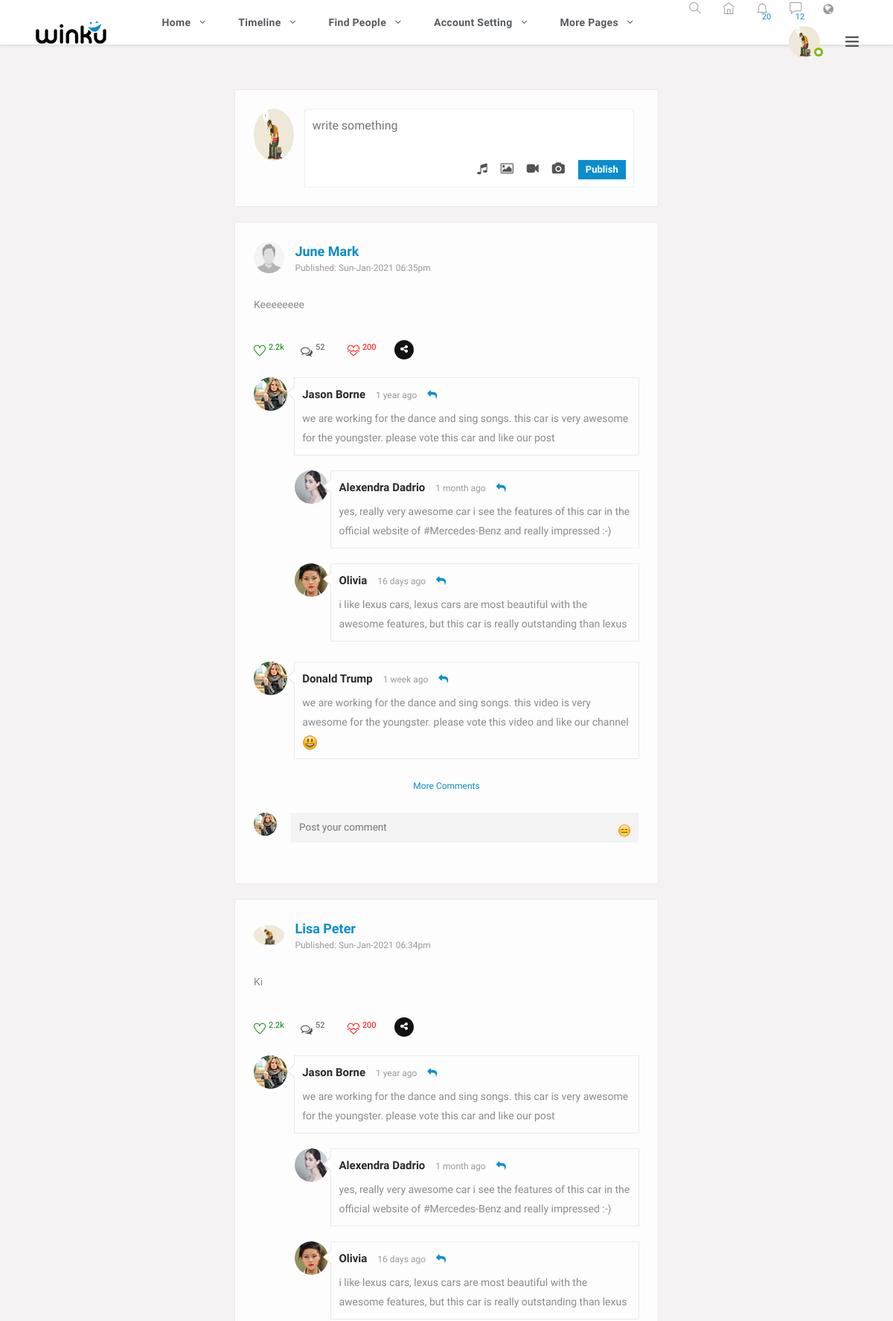
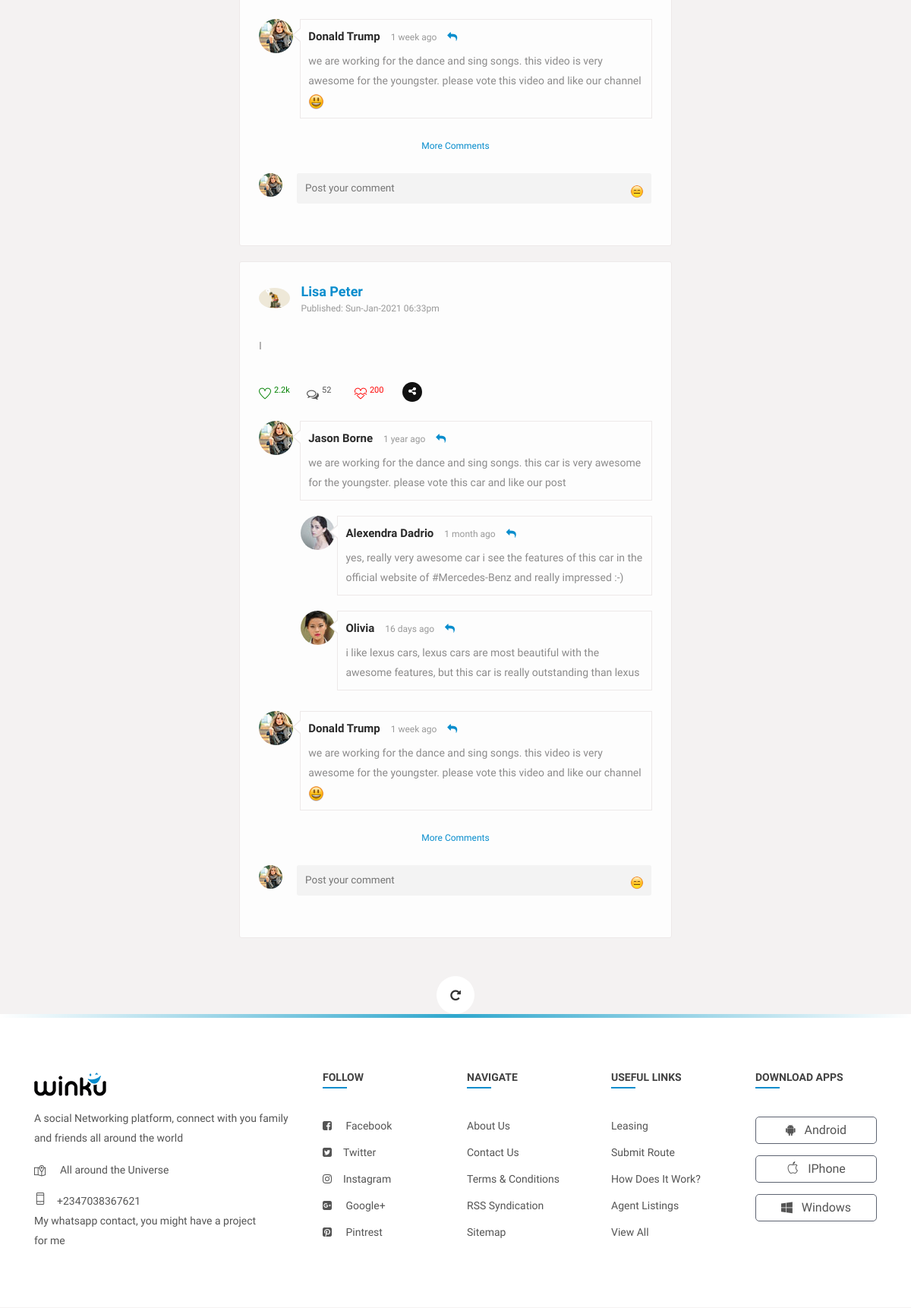
The page / (signed in, upper part) on the database its author committed (2 pictures, top to bottom).
### tables this page shows
CREATE TABLE `users` (
  `id` int(11) NOT NULL,
  `name` varchar(50) NOT NULL,
  `password` varchar(50) NOT NULL,
  `email` varchar(50) NOT NULL,
  `username` varchar(50) NOT NULL,
  `phone` varchar(50) NOT NULL,
  `dob` varchar(50) NOT NULL,
  `gender` varchar(50) NOT NULL,
  `city` varchar(50) NOT NULL,
  `country` varchar(50) NOT NULL,
  `about_me` text NOT NULL,
  `date_created` varchar(50) NOT NULL,
  `profile_pic` varchar(50) NOT NULL,
  `cover_pic` varchar(50) NOT NULL
);

CREATE TABLE `posts` (
  `id` int(11) NOT NULL,
  `userId` int(11) NOT NULL,
  `content` text NOT NULL,
  `image` varchar(50) NOT NULL,
  `video` varchar(50) NOT NULL,
  `date_posted` varchar(50) NOT NULL
);

### index.php (the view, shortened to what this page needs)
<?php
include 'header.php';
?>
	<section>
		<div class="gap gray-bg">
			<div class="container-fluid">
				<div class="row">
					<div class="col-lg-12">
						<div class="row" id="page-contents">
							<div class="col-lg-3">
								<aside class="sidebar static">
								</aside>
							</div>
							<div class="col-lg-6">
								<div class="central-meta">
									<div class="new-postbox">
										<figure>
											<img style="width: 70px; height: 70px" src="<?php echo base_url ?>uploads/displaypics/<?php echo $profile_pic ?>" alt="">
										</figure>
										<div class="newpst-input">
											<form method="POST" enctype="multipart/form-data">
													<textarea rows="2" id="content" name="content" placeholder="write something"></textarea>
													<div class="attachments">
														<ul>
															<li>
																<i class="fa fa-music"></i>
															</li>
															<li>
																<i class="fa fa-image"></i>
															</li>
															<li>
																<i class="fa fa-video-camera"></i>
															</li>
															<li>
																<i class="fa fa-camera"></i>
															</li>
															<li>
																<button id="postbtn" name="publish" type="submit">Publish</button>
															</li>
														</ul>
													</div>
												</form>
										</div>
									</div>
								</div>
								<div class="loadMore">
<?php
$select = mysqli_query($con, "SELECT * FROM posts INNER JOIN users ON posts.userId = users.id ORDER BY date_posted DESC ");
	if (mysqli_num_rows($select) > 0) {
		while ($row = mysqli_fetch_assoc($select)) {
			$content = ucfirst($row['content']);
			$date = $row['date_posted'];
			$dp =  $row['profile_pic'];
			$name = $row['name'];
 ?>
								<div class="central-meta item">
										<div class="user-post">
											<div class="friend-info">
												<figure>
													<img  src=" <?php echo base_url ?>uploads/displaypics/<?php echo $dp ?>" alt="">
												</figure>
												<div class="friend-name">
													<ins><a href="" title=""><?php echo $name; ?></a></ins>
													<span>published: <?php echo $date ?></span>
												</div>
												<div class="post-meta">
													<div class="description">
														<p>
															<?php echo $content ?>
														</p>
													</div>
													<div class="we-video-info">
														<ul>
															<li>
																<span class="like" data-toggle="tooltip" title="like">
																	<i class="ti-heart"></i>
																	<ins>2.2k</ins>
																</span>
															</li>
															<li>
																<span class="comment" data-toggle="tooltip" title="Comments">
																	<i class="fa fa-comments-o"></i>
																	<ins>52</ins>
																</span>
															</li>
															<li>
																<span class="dislike" data-toggle="tooltip" title="dislike">
																	<i class="ti-heart-broken"></i>
																	<ins>200</ins>
																</span>
															</li>
															<li class="social-media">
																<div class="menu">
																  <div class="btn trigger"><i class="fa fa-share-alt"></i></div>
																  <div class="rotater">
																  </div>
																  <div class="rotater">
																  </div>
																  <div class="rotater">
																  </div>
																  <div class="rotater">
																  </div>
																  <div class="rotater">
																  </div>
																  <div class="rotater">
																  </div>
																	<div class="rotater">
																  </div>
																  <div class="rotater">
																  </div>
																</div>
															</li>
														</ul>
													</div>
												</div>
											</div>
											<div class="coment-area">
												<ul class="we-comet">
													<li>
														<div class="comet-avatar">
															<img src="images/resources/comet-1.jpg" alt="">
														</div>
														<div class="we-comment">
															<div class="coment-head">
																<h5><a href="time-line.html" title="">Jason borne</a></h5>
																<span>1 year ago</span>
																<a class="we-reply" href="#" title="Reply"><i class="fa fa-reply"></i></a>
															</div>
															<p>we are working for the dance and sing songs. this car is very awesome for the youngster. please vote this car and like our post</p>
														</div>
														<ul>
															<li>
																<div class="comet-avatar">
																	<img src="images/resources/comet-2.jpg" alt="">
																</div>
																<div class="we-comment">
																	<div class="coment-head">
																		<h5><a href="time-line.html" title="">alexendra dadrio</a></h5>
																		<span>1 month ago</span>
																		<a class="we-reply" href="#" title="Reply"><i class="fa fa-reply"></i></a>
																	</div>
																	<p>yes, really very awesome car i see the features of this car in the official website of <a href="#" title="">#Mercedes-Benz</a> and really impressed :-)</p>
																</div>
															</li>
															<li>
																<div class="comet-avatar">
																	<img src="images/resources/comet-3.jpg" alt="">
																</div>
																<div class="we-comment">
																	<div class="coment-head">
																		<h5><a href="time-line.html" title="">Olivia</a></h5>
																		<span>16 days ago</span>
																		<a class="we-reply" href="#" title="Reply"><i class="fa fa-reply"></i></a>
																	</div>
																	<p>i like lexus cars, lexus cars are most beautiful with the awesome features, but this car is really outstanding than lexus</p>
																</div>
															</li>
														</ul>
													</li>
													<li>
														<div class="comet-avatar">
															<img src="images/resources/comet-1.jpg" alt="">
														</div>
														<div class="we-comment">
															<div class="coment-head">
																<h5><a href="time-line.html" title="">Donald Trump</a></h5>
																<span>1 week ago</span>
																<a class="we-reply" href="#" title="Reply"><i class="fa fa-reply"></i></a>
															</div>
															<p>we are working for the dance and sing songs. this video is very awesome for the youngster. please vote this video and like our channel
																<i class="em em-smiley"></i>
															</p>
														</div>
													</li>
													<li>
														<a href="#" title="" class="showmore underline">more comments</a>
													</li>
													<li class="post-comment">
														<div class="comet-avatar">
															<img src="images/resources/comet-1.jpg" alt="">
														</div>
														<div class="post-comt-box">
															<form method="post">
																<textarea placeholder="Post your comment"></textarea>
																<div class="add-smiles">
																	<span class="em em-expressionless" title="add icon"></span>
																</div>
																<button type="submit"></button>
															</form>
														</div>
													</li>
												</ul>
											</div>
										</div>
									</div>
<?php   		}
}else{
	echo "no post yet";
}
?>
							</div>
						</div>
<?php
include 'footer.php';
?>

### header.php (shortened to what this page needs)
<?php
include 'connection.php';
$userId = $_SESSION['uid'];
$query = "SELECT * FROM users WHERE id = '$userId' ";
$sql = mysqli_query($con, $query);
$result = mysqli_fetch_assoc($sql);
$profile_pic = $result['profile_pic'];
?>
<!DOCTYPE html>
<html lang="en">
<head>
    <link rel="stylesheet" href="<?php echo base_url ?>css/custom.css">
    <link rel="stylesheet" href="<?php echo base_url ?>css/main.min.css">
    <link rel="stylesheet" href="<?php echo base_url ?>css/style.css">
    <link rel="stylesheet" href="<?php echo base_url ?>css/color.css">
    <link rel="stylesheet" href="<?php echo base_url ?>css/responsive.css">
</head>
<body>
<div class="theme-layout">
        <div class="topbar stick">
        <div class="logo">
            <a title="" href="<?php echo base_url ?>"><img src="images/logo.png" alt=""></a>
        </div>
        <div class="top-area">
            <ul class="main-menu">
                <li>
                    <a href="<?php echo base_url ?>" title="">Home</a>
                </li>
                <li>
                    <a href="<?php echo base_url ?>timeline/" title="">timeline</a>
                </li>
                <li>
                    <a href="<?php echo base_url ?>findPeople/" title="">Find People</a>
                </li>
                <li>
                    <a href="edit-account-setting.html" title="">Account Setting</a>
                </li>
                <li>
                    <a href="#" title="">more pages</a>
                </li>
            </ul>
            <ul class="setting-area">
                <li>
                    <a href="#" title="Home" data-ripple=""><i class="ti-search"></i></a>
                </li>
                <li><a href="<?php echo base_url ?>" title="Home" data-ripple=""><i class="ti-home"></i></a></li>
                <li>
                    <a href="#" title="Notification" data-ripple="">
                        <i class="ti-bell"></i><span>20</span>
                    </a>
                </li>
                <li>
                    <a href="#" title="Messages" data-ripple=""><i class="ti-comment"></i><span>12</span></a>
                </li>
                <li><a href="#" title="Languages" data-ripple=""><i class="fa fa-globe"></i></a>
                </li>
            </ul>
            <div class="user-img">
                <img style="width: 60px; height: 60px" src="<?php echo base_url ?>uploads/displaypics/<?php echo $profile_pic ?>" alt="">
                <span class="status f-online"></span>
            </div>
            <span class="ti-menu main-menu" data-ripple=""></span>
        </div>
    </div>

### css/color.css (style rules this page uses)
.product-carousel .owl-nav .owl-prev::before, .product-carousel .owl-nav .owl-next::before, .product-caro .owl-prev:hover:before, .product-caro .owl-next:hover:before, .log-reg-area form .forgot-pwd, .log-reg-area form .already-have, .log-reg-area > p a, .top-area > ul > li > a > span, .timeline-info > ul li a.active, .timeline-info > ul li a:hover, .dropdowns > a.more-mesg, .activity-meta > h6 a, .activity-meta > span a:hover, .friend-name > ins, .description > p a, .we-reply, .sidebar .widget li:hover > a, .sidebar .widget li:hover > i, .friend-meta > a, .user-setting > a:hover, .we-comet li a.showmore, .twiter-feed > li p a, .tutor-links > li i, .tutor-links > li:hover, .pepl-info > span, .page-meta > a, .frnds .nav-tabs .nav-item a.active, .f-title i, #work > div a, .basics > li i, .education > li i, .groups > span i, a.forgot-pwd, .friend-meta > h4 a:hover, .x_title > h2, .post-meta .detail > span, .add-btn > a:hover, .top-area > ul.main-menu > li > ul li a:hover, .dropdowns.active > a i, .user-setting > a i, .form-group input.form-file ~ .control-label, .form-group input.has-value ~ .control-label, .form-group input:focus ~ .control-label, .form-group input:valid ~ .control-label, .form-group select ~ .control-label, .form-group textarea.form-file ~ .control-label, .form-group textarea.has-value ~ .control-label, .form-group textarea:focus ~ .control-label, .form-group textarea:valid ~ .control-label, .flaged > h3, .invition .friend-meta a.invite:hover, .more-optns > ul li:hover, .post-title > h4 a:hover, .post-title .p-date a:hover, .l-post .l-post-meta > h4 a:hover, .read:hover, blockquote, .tags > a:hover, .comment-titles > span, .help-list > ul li a:hover i, .carrer-title > h2 > span, .carrer-title > span a, .open-position > h4 a:hover, .option-set.icon-style > li > a.selected, .category-box > i, .getquot-baner > a, .branches-box > ul li i, .help-topic-result > h2 a:hover, .product-name > h5 a:hover, .full-postmeta .shopnow, .prices.style2 ins span, .single-btn > li > a.active, .total-box > ul > li.final-total, .logout-meta > p a, .forum-list table tbody tr td i, .forum-list table tbody tr td a, .widget ul.recent-topics > li > i, .date-n-reply > a, .topic-data > span, .help-list > ul li a:hover, .employer-info h2, .job-detail > ul li i, .company-intro > a { color: #088dcd; }
#nprogress .bar, .timeline-info > ul li a::before, .add-btn > a, .activitiez > li::before, form button, .colla-apps > li a:hover, a.underline:before, .setting-row input:checked + label, .user-avatar:hover .edit-phto, .error-meta > a, .color-bg, .add-butn, .nav.nav-tabs.likes-btn > li a.active, a.dislike-btn, .drop > a:hover, .btn-view.btn-load-more:hover, .accordion .card h5 button[aria-expanded="true"], .chat-head, .f-page > figure em, .inbox-panel-head > ul > li > a, .nav-tabs--left .nav-link.active, .nav-tabs--left .nav-link.active:hover, footer .widget-title h4::before, #topcontrol, .sidebar .widget-title::before, .f-title::before, .g-post-classic > figure > i::after, .purify > a, .help-list > a:hover, .open-position::before, .info > a, .category-box:hover, .category-box.selected, a.main-btn, .section-heading::before, .getquot-baner, .more-branches > h4::before, .is-helpful > a, .cart-optionz > li > a:hover, .paginationz > li a:hover, .paginationz > li a.active, .shopping-cart, a.btn2:hover, .form-submit > input[type="submit"], button.submit-checkout, .delete-cart:hover, .proceed .button, .amount-area .update-cart, a.addnewforum, .apply-bttons > a { background: #088dcd; }

### rows shown on the page
users: profile_pic (picture)
posts: userId.profile_pic (placeholder picture), userId.name "June Mark", date_posted "Sun-Jan-2021 06:35pm", content "Keeeeeeee"
posts: userId.profile_pic (picture), userId.name "Lisa Peter", date_posted "Sun-Jan-2021 06:34pm", content "Ki"
posts: userId.profile_pic (picture), userId.name "Lisa Peter", date_posted "Sun-Jan-2021 06:33pm", content "I"
